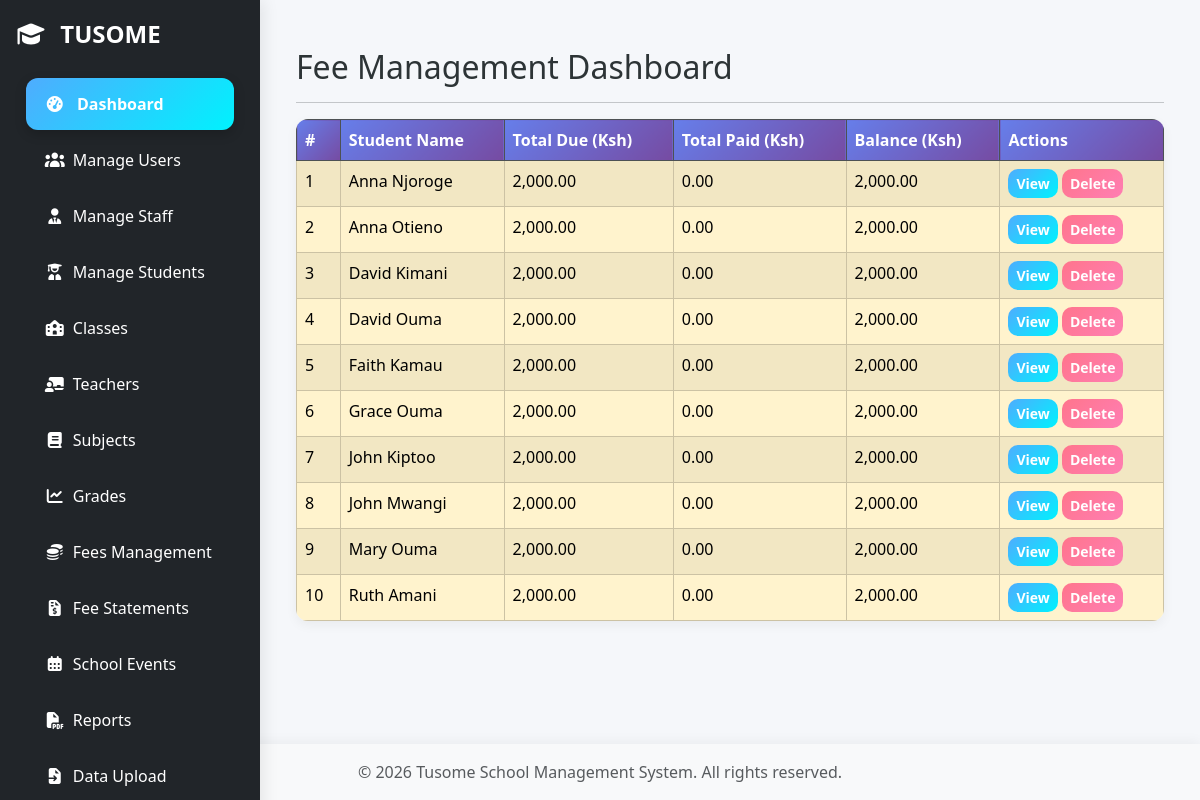
Page /fees/admin (signed in) on the committed database.
### models.py (models this page shows, shortened)
class Student(db.Model):
    __tablename__ = "students"
    id = db.Column(db.Integer, primary_key=True)
    full_name = db.Column(db.String(100), nullable=False)
    user_id = db.Column(
        db.Integer, db.ForeignKey("users.id"), unique=True, nullable=True
    )
    admission_number = db.Column(db.String(50), unique=True, nullable=False)
    date_of_birth = db.Column(db.Date, nullable=False)
    parent_id = db.Column(db.Integer, db.ForeignKey("users.id"), nullable=True)
    current_class_id = db.Column(db.Integer, db.ForeignKey("classes.id"), nullable=True)
    status = db.Column(db.String(20), default="active")
    pathway = db.Column(
        db.String(50), nullable=True
    )  # STEM / Social Sciences / Arts & Sports
    student_user_profile = db.relationship(
        "User", back_populates="student_profile", foreign_keys=[user_id], uselist=False
    )
    parent = db.relationship(
        "User",
        back_populates="students_as_parent",
        foreign_keys=[parent_id],
        uselist=False,
    )
    current_class = db.relationship(
        "Class",
        back_populates="students",
        foreign_keys=[current_class_id],
        uselist=False,
    )
    attendances = db.relationship(
        "Attendance",
        back_populates="student",
        cascade="all, delete-orphan",
        lazy="select",
    )
    grades = db.relationship(
        "Grade", back_populates="student", cascade="all, delete-orphan", lazy="select"
    )
    fee_statements = db.relationship(
        "FeeStatement",
        back_populates="student",
        cascade="all, delete-orphan",
        lazy="select",
    )
    payments = db.relationship(
        "FeePayment",
        back_populates="student",
        cascade="all, delete-orphan",
        lazy="select",
    )
    teacher_classes = db.Table(
        "teacher_classes",
        db.Column(
            "teacher_id", db.Integer, db.ForeignKey("teachers.id"), primary_key=True
        ),
        db.Column(
            "class_id", db.Integer, db.ForeignKey("classes.id"), primary_key=True
        ),
    )
    teacher_subjects = db.Table(
        "teacher_subjects",
        db.Column(
            "teacher_id", db.Integer, db.ForeignKey("teachers.id"), primary_key=True
        ),
        db.Column(
            "subject_id", db.Integer, db.ForeignKey("subjects.id"), primary_key=True
        ),
    )

### routes/fees.py (the view)
@fee_bp.route("/admin", endpoint="admin_fees_dashboard")
@login_required
@roles_required("admin", "finance")
def admin_fees_dashboard():
    students = Student.query.order_by(Student.full_name).all()
    student_fees = []
    for s in students:
        statements = FeeStatement.query.filter_by(student_id=s.id).all()
        total_due = sum(st.amount_due for st in statements)
        if statements and hasattr(statements[0], "total_paid"):
            total_paid = sum(getattr(st, "total_paid", 0.0) for st in statements)
        else:
            total_paid = sum(
                p.amount_paid for p in FeePayment.query.filter_by(student_id=s.id).all()
            )
        balance = total_due - total_paid
        student_fees.append(
            {
                "student": s,
                "total_due": total_due,
                "total_paid": total_paid,
                "balance": balance,
            }
        )
    return render_template("admin_fees_dashboard.html", student_fees=student_fees)

### app.py (called while the page is built)
@login_manager.user_loader
def load_user(user_id):
    return User.query.get(int(user_id))

def create_app():
    app = Flask(__name__)
    app.config.from_object(Config)
    app.config["SQLALCHEMY_DATABASE_URI"] = "sqlite:///site.db"
    app.config["SQLALCHEMY_TRACK_MODIFICATIONS"] = False
    app.config["SECRET_KEY"] = "your-secret-key"
    db.init_app(app)
    login_manager.init_app(app)
    migrate.init_app(app, db)
    mail.init_app(app)
    login_manager.login_view = "auth_bp.login"
    @app.context_processor
    def inject_now():
        return {"now": datetime.now()}
    @app.route("/")
    def index():
        return redirect(url_for("auth_bp.login"))
    register_blueprints(app)
    register_cli(app)
    return app

### models.py (called while the page is built)
    def is_admin(self):
        return bool(self.role and self.role.lower() == "admin")

    def is_teacher(self):
        return bool(self.role and self.role.lower() == "teacher")

    def is_parent(self):
        return bool(self.role and self.role.lower() == "parent")

    def is_student(self):
        return bool(self.role and self.role.lower() == "student")

    def is_finance(self):
        return bool(self.role and self.role.lower() == "finance")

### Templates/admin_fees_dashboard.html (shortened to what this page needs)
{% extends "base.html" %}
{% block content %}
<div class="container mt-4">
    <h2>Fee Management Dashboard</h2>
    <hr>
    <table class="table table-striped table-hover table-bordered">
        <thead class="table-dark">
            <tr>
                <th>#</th>
                <th>Student Name</th>
                <th>Total Due (Ksh)</th>
                <th>Total Paid (Ksh)</th>
                <th>Balance (Ksh)</th>
                <th>Actions</th>
            </tr>
        </thead>
        <tbody>
            {% for item in student_fees %}
            <tr class="{% if item.balance > 0 %}table-warning{% endif %}">
                <td>{{ loop.index }}</td>
                <td>{{ item.student.full_name }}</td>
                <td>{{ "{:,.2f}".format(item.total_due) }}</td>
                <td>{{ "{:,.2f}".format(item.total_paid) }}</td>
                <td>{{ "{:,.2f}".format(item.balance) }}</td>
                <td>
                    <a href="{{ url_for('fee_bp.admin_view_student_fees', student_id=item.student.id) }}" class="btn btn-sm btn-primary">View</a>
                    <form action="{{ url_for('fee_bp.admin_delete_payment', payment_id=item.student.id) }}" method="post" class="d-inline">
                        <button type="submit" class="btn btn-sm btn-danger">Delete</button>
                    </form>
                </td>
            </tr>
            {% endfor %}
        </tbody>
    </table>
</div>
{% endblock %}

### static/tom-select.css (style rules this page uses)
:root { --ts-pr-clear-button: 0px; --ts-pr-caret: 0px; --ts-pr-min: .75rem; }

### Templates/base.html (style rules this page uses)
:root { --primary-gradient: linear-gradient(135deg, #4facfe, #00f2fe); --secondary-gradient: linear-gradient(135deg, #667eea, #764ba2); --danger-gradient: linear-gradient(135deg, #ff758c, #ff7eb3); --success-gradient: linear-gradient(135deg, #43e97b, #38f9d7); --dark-bg: #2c3e50; }
body { background: #f5f7fa; font-family: "Segoe UI", Tahoma, Geneva, Verdana, sans-serif; color: #2d3436; animation: fadeIn 0.6s ease-in-out; padding: 0px; display: flex; flex-direction: column; min-height: 100vh; }
.table { border-radius: 12px; overflow: hidden; box-shadow: 0 4px 12px rgba(0, 0, 0, 0.05); }
.table th { background: var(--secondary-gradient); color: #fff; font-weight: 600; }
.table tbody tr { transition: all 0.2s ease; }
.btn { border-radius: 10px; font-weight: 600; transition: all 0.3s ease; position: relative; overflow: hidden; }
.btn-primary { background: var(--primary-gradient); border: none; }
.btn-danger { background: var(--danger-gradient); border: none; }
.btn::after { content: ""; position: absolute; background: rgba(255, 255, 255, 0.4); border-radius: 50%; transform: scale(0); transition: transform 0.6s ease-out; pointer-events: none; }
html, body { height: 100%; margin: 0; padding: 0; }

### rows in the picture
Student: student.full_name "Anna Njoroge"
Student: student.full_name "Anna Otieno"
Student: student.full_name "David Kimani"
Student: student.full_name "David Ouma"
Student: student.full_name "Faith Kamau"
Student: student.full_name "Grace Ouma"
Student: student.full_name "John Kiptoo"
Student: student.full_name "John Mwangi"
Student: student.full_name "Mary Ouma"
Student: student.full_name "Ruth Amani"

### other values in the picture
{{ "{:,.2f}".format(item.total_due) }} "2,000.00" "2,000.00" "2,000.00" "2,000.00" "2,000.00" "2,000.00" "2,000.00" "2,000.00" "2,000.00" "2,000.00"
{{ "{:,.2f}".format(item.total_paid) }} "0.00" "0.00" "0.00" "0.00" "0.00" "0.00" "0.00" "0.00" "0.00" "0.00"
{{ "{:,.2f}".format(item.balance) }} "2,000.00" "2,000.00" "2,000.00" "2,000.00" "2,000.00" "2,000.00" "2,000.00" "2,000.00" "2,000.00" "2,000.00"
